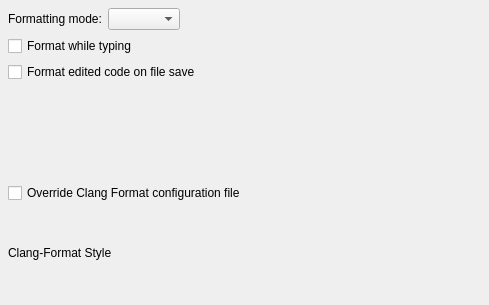
<?xml version="1.0" encoding="UTF-8"?>
<ui version="4.0">
 <class>ClangFormat::ClangFormatConfigWidget</class>
 <widget class="QWidget" name="ClangFormat::ClangFormatConfigWidget">
  <property name="geometry">
   <rect>
    <x>0</x>
    <y>0</y>
    <width>489</width>
    <height>305</height>
   </rect>
  </property>
  <property name="windowTitle">
   <string/>
  </property>
  <layout class="QVBoxLayout" name="verticalLayout">
   <property name="leftMargin">
    <number>8</number>
   </property>
   <property name="topMargin">
    <number>8</number>
   </property>
   <property name="rightMargin">
    <number>8</number>
   </property>
   <property name="bottomMargin">
    <number>8</number>
   </property>
   <item>
    <layout class="QHBoxLayout" name="formattingModeLayout">
     <item>
      <widget class="QLabel" name="formattingModeLabel">
       <property name="text">
        <string>Formatting mode:</string>
       </property>
      </widget>
     </item>
     <item>
      <widget class="QComboBox" name="indentingOrFormatting"/>
     </item>
     <item>
      <spacer name="formattingModeSpacer">
       <property name="orientation">
        <enum>Qt::Horizontal</enum>
       </property>
       <property name="sizeHint" stdset="0">
        <size>
         <width>40</width>
         <height>20</height>
        </size>
       </property>
      </spacer>
     </item>
    </layout>
   </item>
   <item>
    <widget class="QCheckBox" name="formatWhileTyping">
     <property name="text">
      <string>Format while typing</string>
     </property>
    </widget>
   </item>
   <item>
    <widget class="QCheckBox" name="formatOnSave">
     <property name="text">
      <string>Format edited code on file save</string>
     </property>
    </widget>
   </item>
   <item>
    <widget class="QLabel" name="projectHasClangFormat">
     <property name="text">
      <string/>
     </property>
    </widget>
   </item>
   <item>
    <widget class="QCheckBox" name="overrideDefault">
     <property name="text">
      <string>Override Clang Format configuration file</string>
     </property>
    </widget>
   </item>
   <item>
    <widget class="QLabel" name="fallbackConfig">
     <property name="text">
      <string>Clang-Format Style</string>
     </property>
    </widget>
   </item>
   <item>
    <layout class="QHBoxLayout" name="horizontalLayout_2"/>
   </item>
  </layout>
 </widget>
 <resources/>
 <connections/>
</ui>
